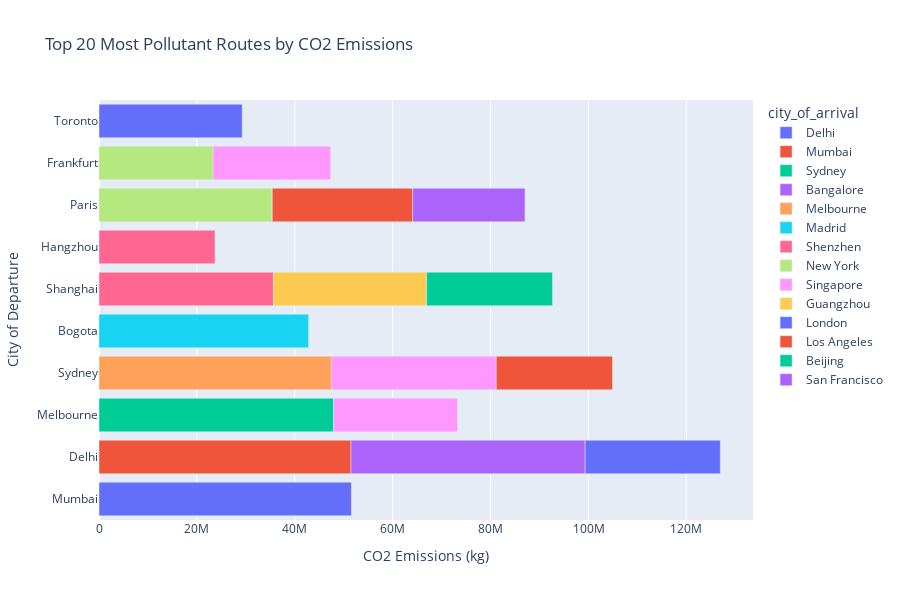

This figure's notebook cell:
### Markdown cell above
1. Most Pollutant Routes in Summer 2022
Analysis: Calculate the total CO2 emissions for each route.
Approach: Sum CO2 emissions for all flights on each route, then rank them to find the most polluting routes.

### Code cell
bpf.most_pollutant_routes(clean_df)

### Figure 1 — Plotly figure (JSON) as saved in the notebook; plotly's stock layout.template omitted (floating-point values rounded to 4 significant figures)
{"data": [{"alignmentgroup": "True", "hovertemplate": "city_of_arrival=Delhi<br>CO2 Emissions (kg)=%{x}<br>City of Departure=%{y}<extra></extra>", "legendgroup": "Delhi", "marker": {"color": "#636efa", "pattern": {"shape": ""}}, "name": "Delhi", "offsetgroup": "Delhi", "orientation": "h", "showlegend": true, "textposition": "auto", "type": "bar", "x": [51553000], "xaxis": "x", "y": ["Mumbai"], "yaxis": "y"}, {"alignmentgroup": "True", "hovertemplate": "city_of_arrival=Mumbai<br>CO2 Emissions (kg)=%{x}<br>City of Departure=%{y}<extra></extra>", "legendgroup": "Mumbai", "marker": {"color": "#EF553B", "pattern": {"shape": ""}}, "name": "Mumbai", "offsetgroup": "Mumbai", "orientation": "h", "showlegend": true, "textposition": "auto", "type": "bar", "x": [51475000], "xaxis": "x", "y": ["Delhi"], "yaxis": "y"}, {"alignmentgroup": "True", "hovertemplate": "city_of_arrival=Sydney<br>CO2 Emissions (kg)=%{x}<br>City of Departure=%{y}<extra></extra>", "legendgroup": "Sydney", "marker": {"color": "#00cc96", "pattern": {"shape": ""}}, "name": "Sydney", "offsetgroup": "Sydney", "orientation": "h", "showlegend": true, "textposition": "auto", "type": "bar", "x": [47924000], "xaxis": "x", "y": ["Melbourne"], "yaxis": "y"}, {"alignmentgroup": "True", "hovertemplate": "city_of_arrival=Bangalore<br>CO2 Emissions (kg)=%{x}<br>City of Departure=%{y}<extra></extra>", "legendgroup": "Bangalore", "marker": {"color": "#ab63fa", "pattern": {"shape": ""}}, "name": "Bangalore", "offsetgroup": "Bangalore", "orientation": "h", "showlegend": true, "textposition": "auto", "type": "bar", "x": [47835000], "xaxis": "x", "y": ["Delhi"], "yaxis": "y"}, {"alignmentgroup": "True", "hovertemplate": "city_of_arrival=Melbourne<br>CO2 Emissions (kg)=%{x}<br>City of Departure=%{y}<extra></extra>", "legendgroup": "Melbourne", "marker": {"color": "#FFA15A", "pattern": {"shape": ""}}, "name": "Melbourne", "offsetgroup": "Melbourne", "orientation": "h", "showlegend": true, "textposition": "auto", "type": "bar", "x": [47484000], "xaxis": "x", "y": ["Sydney"], "yaxis": "y"}, {"alignmentgroup": "True", "hovertemplate": "city_of_arrival=Madrid<br>CO2 Emissions (kg)=%{x}<br>City of Departure=%{y}<extra></extra>", "legendgroup": "Madrid", "marker": {"color": "#19d3f3", "pattern": {"shape": ""}}, "name": "Madrid", "offsetgroup": "Madrid", "orientation": "h", "showlegend": true, "textposition": "auto", "type": "bar", "x": [42822000], "xaxis": "x", "y": ["Bogota"], "yaxis": "y"}, {"alignmentgroup": "True", "hovertemplate": "city_of_arrival=Shenzhen<br>CO2 Emissions (kg)=%{x}<br>City of Departure=%{y}<extra></extra>", "legendgroup": "Shenzhen", "marker": {"color": "#FF6692", "pattern": {"shape": ""}}, "name": "Shenzhen", "offsetgroup": "Shenzhen", "orientation": "h", "showlegend": true, "textposition": "auto", "type": "bar", "x": [35626000, 23704000], "xaxis": "x", "y": ["Shanghai", "Hangzhou"], "yaxis": "y"}, {"alignmentgroup": "True", "hovertemplate": "city_of_arrival=New York<br>CO2 Emissions (kg)=%{x}<br>City of Departure=%{y}<extra></extra>", "legendgroup": "New York", "marker": {"color": "#B6E880", "pattern": {"shape": ""}}, "name": "New York", "offsetgroup": "New York", "orientation": "h", "showlegend": true, "textposition": "auto", "type": "bar", "x": [35385000, 23300000], "xaxis": "x", "y": ["Paris", "Frankfurt"], "yaxis": "y"}, {"alignmentgroup": "True", "hovertemplate": "city_of_arrival=Singapore<br>CO2 Emissions (kg)=%{x}<br>City of Departure=%{y}<extra></extra>", "legendgroup": "Singapore", "marker": {"color": "#FF97FF", "pattern": {"shape": ""}}, "name": "Singapore", "offsetgroup": "Singapore", "orientation": "h", "showlegend": true, "textposition": "auto", "type": "bar", "x": [33654000, 25340000, 24024000], "xaxis": "x", "y": ["Sydney", "Melbourne", "Frankfurt"], "yaxis": "y"}, {"alignmentgroup": "True", "hovertemplate": "city_of_arrival=Guangzhou<br>CO2 Emissions (kg)=%{x}<br>City of Departure=%{y}<extra></extra>", "legendgroup": "Guangzhou", "marker": {"color": "#FECB52", "pattern": {"shape": ""}}, "name": "Guangzhou", "offsetgroup": "Guangzhou", "orientation": "h", "showlegend": true, "textposition": "auto", "type": "bar", "x": [31306000], "xaxis": "x", "y": ["Shanghai"], "yaxis": "y"}, {"alignmentgroup": "True", "hovertemplate": "city_of_arrival=London<br>CO2 Emissions (kg)=%{x}<br>City of Departure=%{y}<extra></extra>", "legendgroup": "London", "marker": {"color": "#636efa", "pattern": {"shape": ""}}, "name": "London", "offsetgroup": "London", "orientation": "h", "showlegend": true, "textposition": "auto", "type": "bar", "x": [29254000, 27603000], "xaxis": "x", "y": ["Toronto", "Delhi"], "yaxis": "y"}, {"alignmentgroup": "True", "hovertemplate": "city_of_arrival=Los Angeles<br>CO2 Emissions (kg)=%{x}<br>City of Departure=%{y}<extra></extra>", "legendgroup": "Los Angeles", "marker": {"color": "#EF553B", "pattern": {"shape": ""}}, "name": "Los Angeles", "offsetgroup": "Los Angeles", "orientation": "h", "showlegend": true, "textposition": "auto", "type": "bar", "x": [28706000, 23758000], "xaxis": "x", "y": ["Paris", "Sydney"], "yaxis": "y"}, {"alignmentgroup": "True", "hovertemplate": "city_of_arrival=Beijing<br>CO2 Emissions (kg)=%{x}<br>City of Departure=%{y}<extra></extra>", "legendgroup": "Beijing", "marker": {"color": "#00cc96", "pattern": {"shape": ""}}, "name": "Beijing", "offsetgroup": "Beijing", "orientation": "h", "showlegend": true, "textposition": "auto", "type": "bar", "x": [25703000], "xaxis": "x", "y": ["Shanghai"], "yaxis": "y"}, {"alignmentgroup": "True", "hovertemplate": "city_of_arrival=San Francisco<br>CO2 Emissions (kg)=%{x}<br>City of Departure=%{y}<extra></extra>", "legendgroup": "San Francisco", "marker": {"color": "#ab63fa", "pattern": {"shape": ""}}, "name": "San Francisco", "offsetgroup": "San Francisco", "orientation": "h", "showlegend": true, "textposition": "auto", "type": "bar", "x": [22927000], "xaxis": "x", "y": ["Paris"], "yaxis": "y"}], "layout": {"barmode": "relative", "height": 600, "legend": {"title": {"text": "city_of_arrival"}, "tracegroupgap": 0}, "title": {"text": "Top 20 Most Pollutant Routes by CO2 Emissions"}, "xaxis": {"anchor": "y", "domain": [0, 1], "title": {"text": "CO2 Emissions (kg)"}}, "yaxis": {"anchor": "x", "domain": [0, 1], "title": {"text": "City of Departure"}}}}
